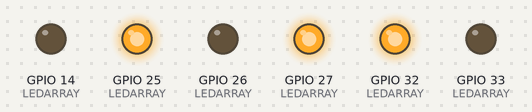
This sketch was run on a simulated ESP32. Shown: output pins drawn as LEDs (lit = HIGH).

Above: at 0.07 s.
At 2.62 s:
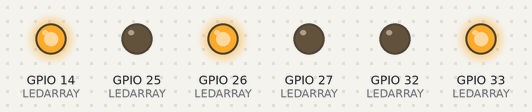
Timing chart, 0 to 3.0 s (numbered marks = the images above):
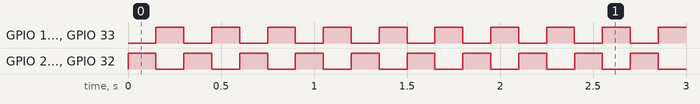

The sketch:

LED_ALTERNATE_FLASH.ino
```cpp
/*
  LED Alternate Flash Program
  This program alternately turns on and off LEDs connected to digital pins
  14, 27, 26, 25, 33, and 32 of an ESP32 microcontroller. The LEDs
  connected to odd-numbered pins (LED 1, LED 3, and LED 5) light up together,
  while the LEDs connected to even-numbered pins (LED 2, LED 4, and LED 6)
  are turned off. After 150 milliseconds, the pattern switches, turning off
  the odd-numbered LEDs and turning on the even-numbered ones, creating
  an alternate flashing effect.
  Pin assignments:
    Pin 14: LED 1
    Pin 27: LED 2
    Pin 26: LED 3
    Pin 25: LED 4
    Pin 33: LED 5
    Pin 32: LED 6
  The program alternates between turning on odd-numbered and
  even-numbered LEDs, creating a flashing effect that continues
  in a loop.

  Created: October 2024
  Organization: INVOOTECHNICA GLOBAL PVT. LTD.
*/

#define LED1  14
#define LED2  27
#define LED3  26
#define LED4  25
#define LED5  33
#define LED6  32

int LEDARRAY[] = { LED1, LED2, LED3, LED4, LED5, LED6 };

void setup ( ) {
  for ( int i = 0; i < 6; i++ ) {
    pinMode ( LEDARRAY[i], OUTPUT );
  }
}

void loop ( ) {
    digitalWrite ( LEDARRAY[1], HIGH );
    digitalWrite ( LEDARRAY[3], HIGH );
    digitalWrite ( LEDARRAY[5], HIGH );
    delay ( 150 );
    digitalWrite ( LEDARRAY[1], LOW );
    digitalWrite ( LEDARRAY[3], LOW );
    digitalWrite ( LEDARRAY[5], LOW );

    digitalWrite ( LEDARRAY[0], HIGH );
    digitalWrite ( LEDARRAY[2], HIGH );
    digitalWrite ( LEDARRAY[4], HIGH );
    delay ( 150 );
    digitalWrite ( LEDARRAY[0], LOW );
    digitalWrite ( LEDARRAY[2], LOW );
    digitalWrite ( LEDARRAY[4], LOW );
}
```

Measured:
- by itself, GPIO 14 (LEDARRAY), GPIO 25 (LEDARRAY), GPIO 26 (LEDARRAY), GPIO 27 (LEDARRAY), GPIO 32 (LEDARRAY), GPIO 33 (LEDARRAY): alternates HIGH for 0.15 s and LOW for 0.15 s
